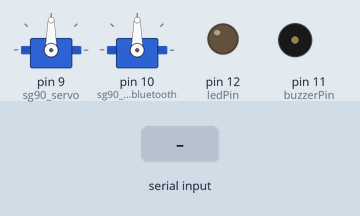
This sketch was run on a simulated Arduino Uno, built with avr-gcc and run on an emulated ATmega328P. On the bench: 2 × servo, output pins drawn as LEDs (lit = HIGH), buzzer (waves = sounding, pin HIGH). Inputs (shaded band) come from the test bench.

Above: at 1.2 s.
1.3 s: "1" received over Serial
At 2.48 s:
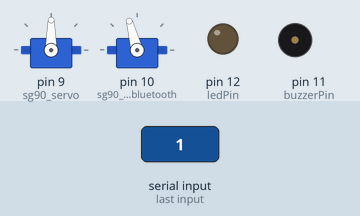
At 3.08 s:
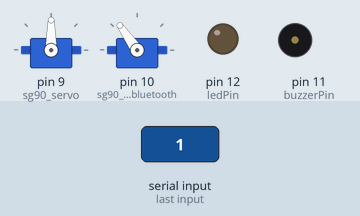
4.8 s: "1" received over Serial
At 12.2 s:
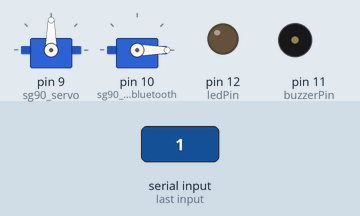
Timing chart, 0 to 13.7 s (numbered marks = the images above; inputs shaded):
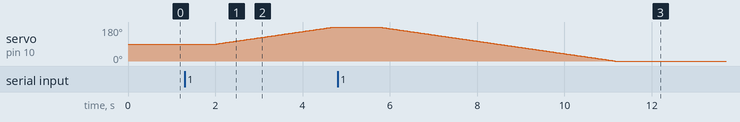

Measured:
- after the input at 1.3 s, servo on pin 10 (sg90_servo_bluetooth): moves from 90° to 180° over 2.7 s, starting after 0.73 s
- after the input at 4.8 s, servo on pin 10 (sg90_servo_bluetooth): moves from 180° to 0° over 5.4 s, starting after 0.97 s

The sketch:

arduinokodu.ino
```cpp
#include <Servo.h>
#include <SoftwareSerial.h>

Servo sg90_servo;
Servo sg90_servo_bluetooth;
int buzzerPin = 11; // Buzzer
int ledPin = 12;    // LED

#define RX_PIN 0 // Bluetooth RX
#define TX_PIN 1 // Bluetooth TX

SoftwareSerial BTSerial(RX_PIN, TX_PIN); // RX, TX tanımla

bool servo180 = false; // Servo motorunun başlangıç pozisyonu 0 derecede olacak

void setup()
{
  sg90_servo.attach(9); // 9 numaralı pine bağlı servo motoru başlat
  sg90_servo_bluetooth.attach(10); // 10 numaralı pine bağlı servo motoru başlat
  pinMode(buzzerPin, OUTPUT); // Buzzer pinini çıkış olarak ayarla
  pinMode(ledPin, OUTPUT);    // LED pinini çıkış olarak ayarla
  Serial.begin(9600);
  BTSerial.begin(9600);
}

void moveServo(Servo &servo, int targetAngle)
{
  int currentAngle = servo.read();
  if (currentAngle < targetAngle)
  {
    for (int angle = currentAngle; angle <= targetAngle; angle++)
    {
      servo.write(angle);
      delay(30);
    }
  }
  else
  {
    for (int angle = currentAngle; angle >= targetAngle; angle--)
    {
      servo.write(angle);
      delay(30);
    }
  }
}

void loop()
{
  // Bluetooth ile servo kontrolü
  while (Serial.available() > 0)
  {
    char komut = Serial.read();
    if (komut == '1')
    {
      if (sg90_servo_bluetooth.read() == 180)
      {
        moveServo(sg90_servo_bluetooth, 0);
      }
      else
      {
        moveServo(sg90_servo_bluetooth, 180);
      }
    }
    else if (komut == '0')
    {
      if (servo180)
      {
        moveServo(sg90_servo_bluetooth, 0);
        servo180 = false;
      }
      else
      {
        moveServo(sg90_servo_bluetooth, 180);
        servo180 = true;
      }
    }
  }

  if (BTSerial.available())
  {
    char receivedChar = BTSerial.read();
    Serial.println(receivedChar);
  }

  delay(1000);
}
```
